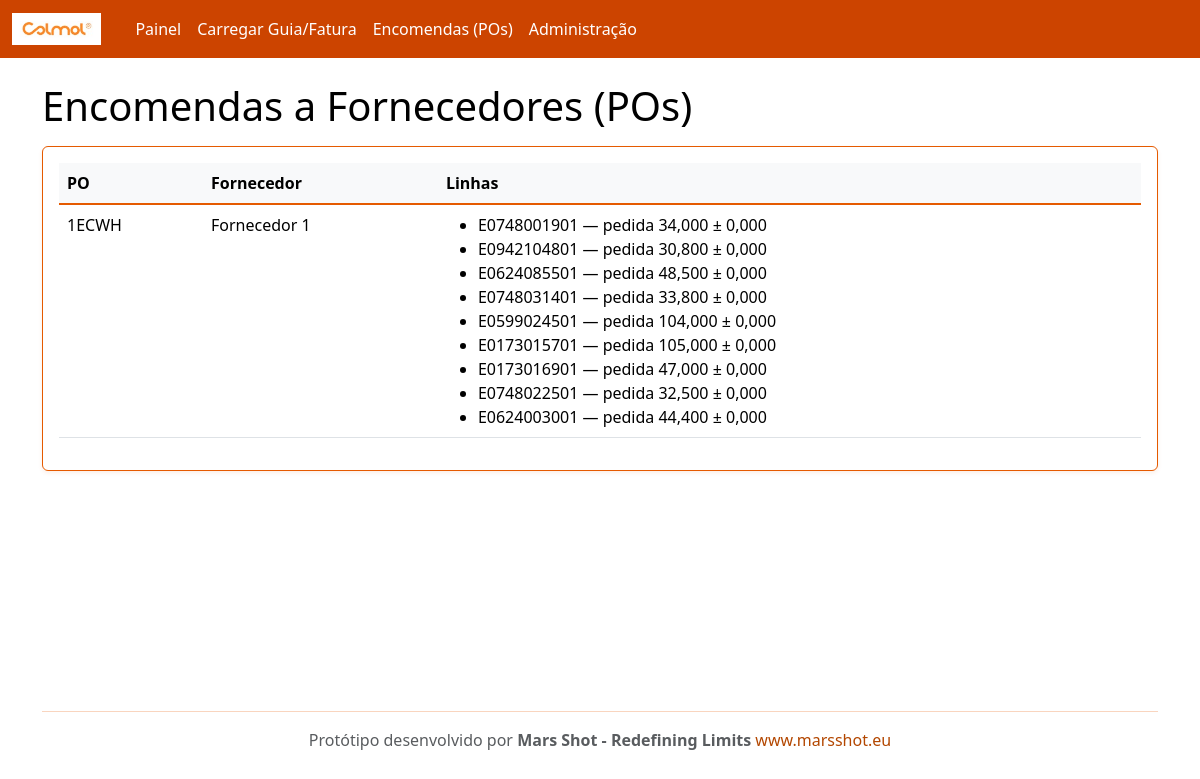
The page /po/ on the database as committed earlier.
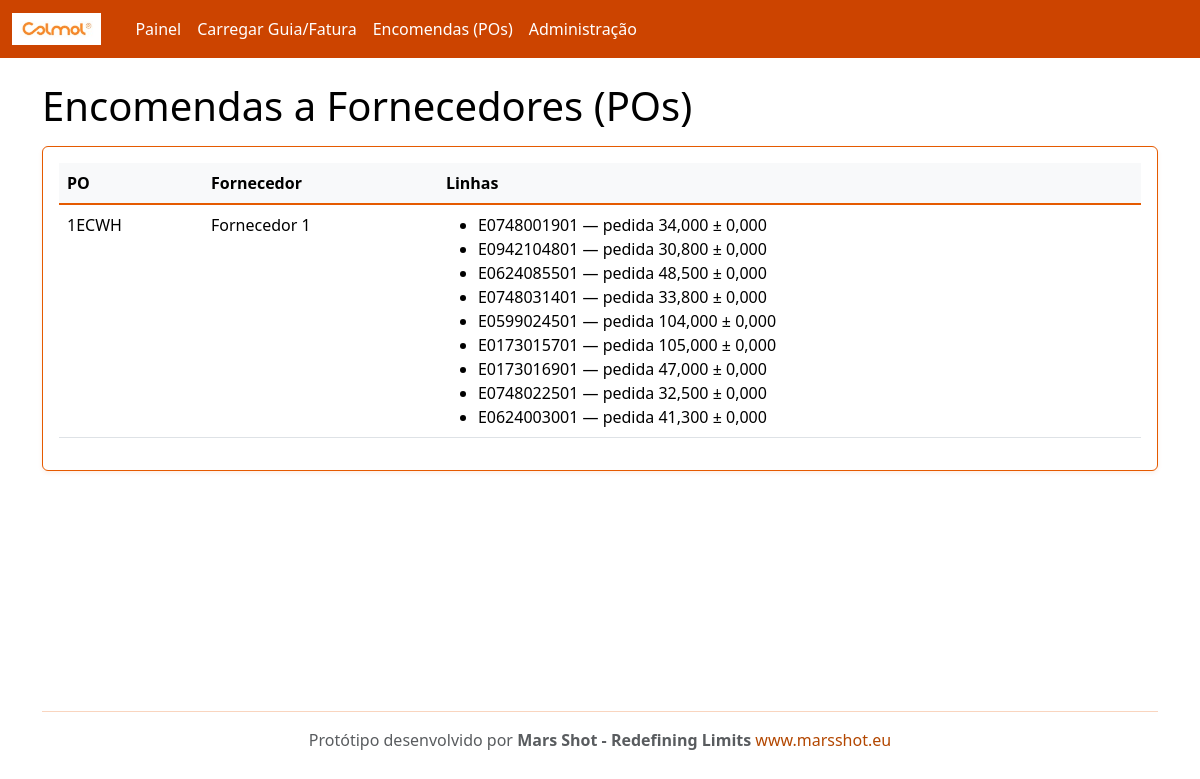
The same page on the database as committed later.
### rececao/models.py (models this page shows, shortened)
class POLine(models.Model):
    po = models.ForeignKey(PurchaseOrder, on_delete=models.CASCADE, related_name='lines')
    internal_sku = models.CharField(max_length=120)  # código interno Colmol
    description = models.CharField(max_length=255, blank=True)
    unit = models.CharField(max_length=20, default='UN')
    qty_ordered = models.DecimalField(max_digits=12, decimal_places=3)
    tolerance = models.DecimalField(max_digits=6, decimal_places=3, default=0)  # tolerância admitida
    class Meta:
        unique_together = ('po','internal_sku')

### rececao/views.py (the view)
# urls.py: path('po/', views.po_list, name='po_list'),
def po_list(request):
    pos = PurchaseOrder.objects.all().order_by('-id')
    return render(request, 'po_list.html', {'pos': pos})

### templates/po_list.html
{% extends "base.html" %}
{% block content %}
<h1>Encomendas a Fornecedores (POs)</h1>
<div class="card p-3 mt-3">
  <table class="table table-hover">
    <thead><tr><th>PO</th><th>Fornecedor</th><th>Linhas</th></tr></thead>
    <tbody>
      {% for p in pos %}
      <tr>
        <td>{{ p.number }}</td>
        <td>{{ p.supplier.name }}</td>
        <td>
          <ul class="mb-0">
          {% for l in p.lines.all %}
            <li>{{ l.internal_sku }} — pedida {{ l.qty_ordered }} ± {{ l.tolerance }}</li>
          {% endfor %}
          </ul>
        </td>
      </tr>
      {% empty %}
      <tr><td colspan="3">Sem POs. Use o admin para criar dados de exemplo.</td></tr>
      {% endfor %}
    </tbody>
  </table>
</div>
{% endblock %}

Rows that differ between the two databases and show on the page:
changed POLine (number 9 of 9 on the later page): qty_ordered "44,400" → "41,300"
